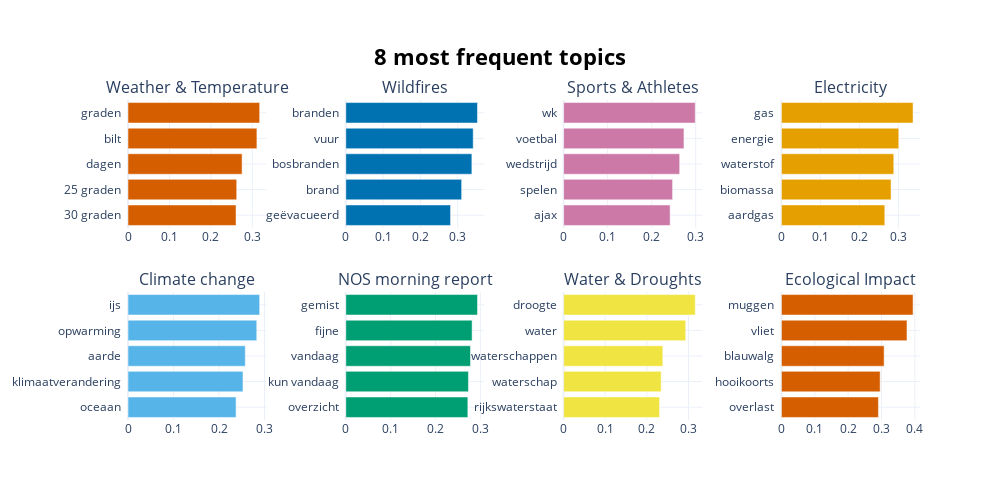

The notebook cell this image was saved under:
### Markdown cell above
<a id=4></a>
## Visualise topics

### Code cell
# bar char of the most frequent topics
topic_model.visualize_barchart(top_n_topics=8, custom_labels=True, title='<b>8 most frequent topics</b>')

### Figure 1 — Plotly figure (JSON) as saved in the notebook; plotly's stock layout.template omitted (floating-point values rounded to 4 significant figures)
{"data": [{"marker": {"color": "#D55E00"}, "orientation": "h", "type": "bar", "x": [0.2607, 0.2623, 0.2753, 0.3111, 0.3177], "xaxis": "x", "y": ["30 graden  ", "25 graden  ", "dagen  ", "bilt  ", "graden  "], "yaxis": "y"}, {"marker": {"color": "#0072B2"}, "orientation": "h", "type": "bar", "x": [0.2809, 0.3107, 0.3381, 0.3417, 0.3531], "xaxis": "x2", "y": ["geëvacueerd  ", "brand  ", "bosbranden  ", "vuur  ", "branden  "], "yaxis": "y2"}, {"marker": {"color": "#CC79A7"}, "orientation": "h", "type": "bar", "x": [0.2419, 0.2474, 0.2636, 0.2733, 0.299], "xaxis": "x3", "y": ["ajax  ", "spelen  ", "wedstrijd  ", "voetbal  ", "wk  "], "yaxis": "y3"}, {"marker": {"color": "#E69F00"}, "orientation": "h", "type": "bar", "x": [0.2653, 0.2813, 0.2882, 0.301, 0.3378], "xaxis": "x4", "y": ["aardgas  ", "biomassa  ", "waterstof  ", "energie  ", "gas  "], "yaxis": "y4"}, {"marker": {"color": "#56B4E9"}, "orientation": "h", "type": "bar", "x": [0.2374, 0.2526, 0.2577, 0.2829, 0.2893], "xaxis": "x5", "y": ["oceaan  ", "klimaatverandering  ", "aarde  ", "opwarming  ", "ijs  "], "yaxis": "y5"}, {"marker": {"color": "#009E73"}, "orientation": "h", "type": "bar", "x": [0.272, 0.2733, 0.2779, 0.2815, 0.2935], "xaxis": "x6", "y": ["overzicht  ", "kun vandaag  ", "vandaag  ", "fijne  ", "gemist  "], "yaxis": "y6"}, {"marker": {"color": "#F0E442"}, "orientation": "h", "type": "bar", "x": [0.2305, 0.2343, 0.2383, 0.2932, 0.3162], "xaxis": "x7", "y": ["rijkswaterstaat  ", "waterschap  ", "waterschappen  ", "water  ", "droogte  "], "yaxis": "y7"}, {"marker": {"color": "#D55E00"}, "orientation": "h", "type": "bar", "x": [0.2908, 0.296, 0.3079, 0.3765, 0.3947], "xaxis": "x8", "y": ["overlast  ", "hooikoorts  ", "blauwalg  ", "vliet  ", "muggen  "], "yaxis": "y8"}], "layout": {"annotations": [{"font": {"size": 16}, "showarrow": false, "text": "Weather & Temperature", "x": 0.0875, "xanchor": "center", "xref": "paper", "y": 1, "yanchor": "bottom", "yref": "paper"}, {"font": {"size": 16}, "showarrow": false, "text": "Wildfires", "x": 0.3625, "xanchor": "center", "xref": "paper", "y": 1, "yanchor": "bottom", "yref": "paper"}, {"font": {"size": 16}, "showarrow": false, "text": "Sports & Athletes", "x": 0.6375, "xanchor": "center", "xref": "paper", "y": 1, "yanchor": "bottom", "yref": "paper"}, {"font": {"size": 16}, "showarrow": false, "text": "Electricity", "x": 0.9125, "xanchor": "center", "xref": "paper", "y": 1, "yanchor": "bottom", "yref": "paper"}, {"font": {"size": 16}, "showarrow": false, "text": "Climate change", "x": 0.0875, "xanchor": "center", "xref": "paper", "y": 0.4, "yanchor": "bottom", "yref": "paper"}, {"font": {"size": 16}, "showarrow": false, "text": "NOS morning report", "x": 0.3625, "xanchor": "center", "xref": "paper", "y": 0.4, "yanchor": "bottom", "yref": "paper"}, {"font": {"size": 16}, "showarrow": false, "text": "Water & Droughts", "x": 0.6375, "xanchor": "center", "xref": "paper", "y": 0.4, "yanchor": "bottom", "yref": "paper"}, {"font": {"size": 16}, "showarrow": false, "text": "Ecological Impact", "x": 0.9125, "xanchor": "center", "xref": "paper", "y": 0.4, "yanchor": "bottom", "yref": "paper"}], "height": 500, "hoverlabel": {"bgcolor": "white", "font": {"family": "Rockwell", "size": 16}}, "showlegend": false, "title": {"font": {"color": "Black", "size": 22}, "text": "<b>8 most frequent topics</b>", "x": 0.5, "xanchor": "center", "yanchor": "top"}, "width": 1000, "xaxis": {"anchor": "y", "domain": [0, 0.175], "showgrid": true}, "xaxis2": {"anchor": "y2", "domain": [0.275, 0.45], "showgrid": true}, "xaxis3": {"anchor": "y3", "domain": [0.55, 0.725], "showgrid": true}, "xaxis4": {"anchor": "y4", "domain": [0.825, 1], "showgrid": true}, "xaxis5": {"anchor": "y5", "domain": [0, 0.175], "showgrid": true}, "xaxis6": {"anchor": "y6", "domain": [0.275, 0.45], "showgrid": true}, "xaxis7": {"anchor": "y7", "domain": [0.55, 0.725], "showgrid": true}, "xaxis8": {"anchor": "y8", "domain": [0.825, 1], "showgrid": true}, "yaxis": {"anchor": "x", "domain": [0.6, 1], "showgrid": true}, "yaxis2": {"anchor": "x2", "domain": [0.6, 1], "showgrid": true}, "yaxis3": {"anchor": "x3", "domain": [0.6, 1], "showgrid": true}, "yaxis4": {"anchor": "x4", "domain": [0.6, 1], "showgrid": true}, "yaxis5": {"anchor": "x5", "domain": [0, 0.4], "showgrid": true}, "yaxis6": {"anchor": "x6", "domain": [0, 0.4], "showgrid": true}, "yaxis7": {"anchor": "x7", "domain": [0, 0.4], "showgrid": true}, "yaxis8": {"anchor": "x8", "domain": [0, 0.4], "showgrid": true}}}
